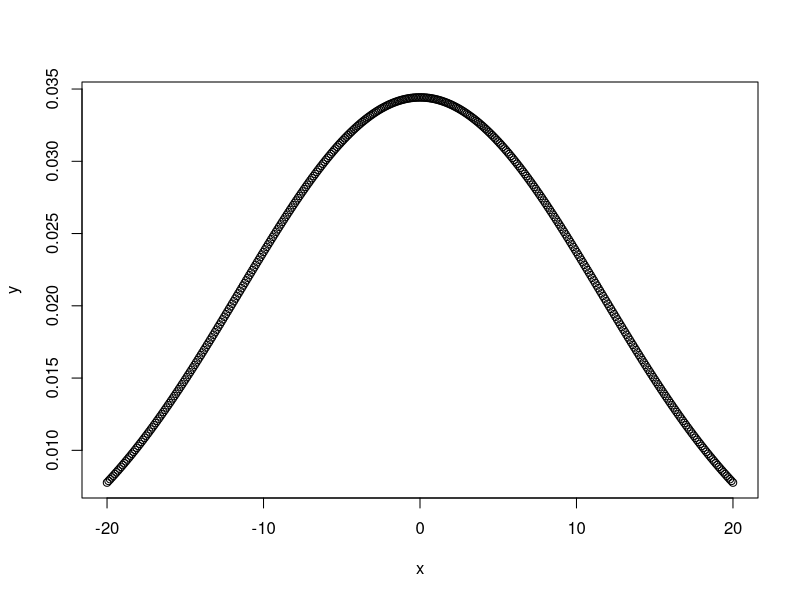
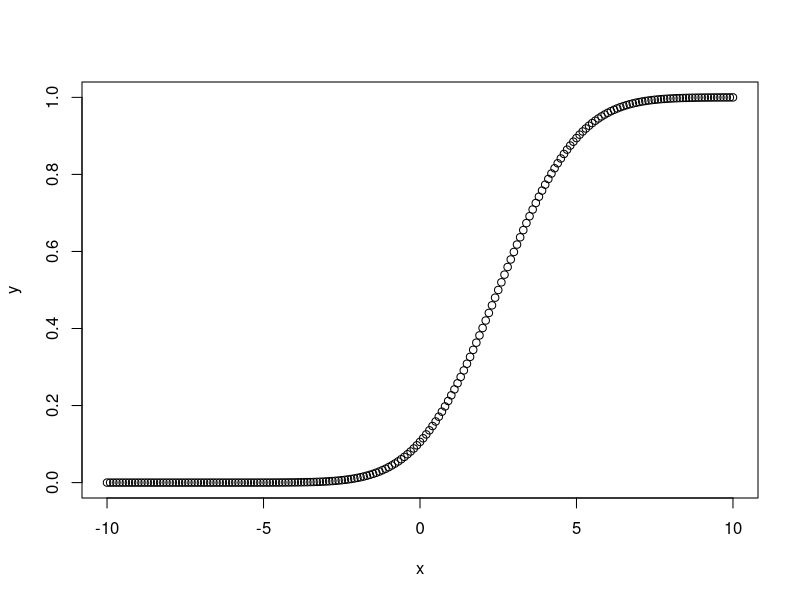
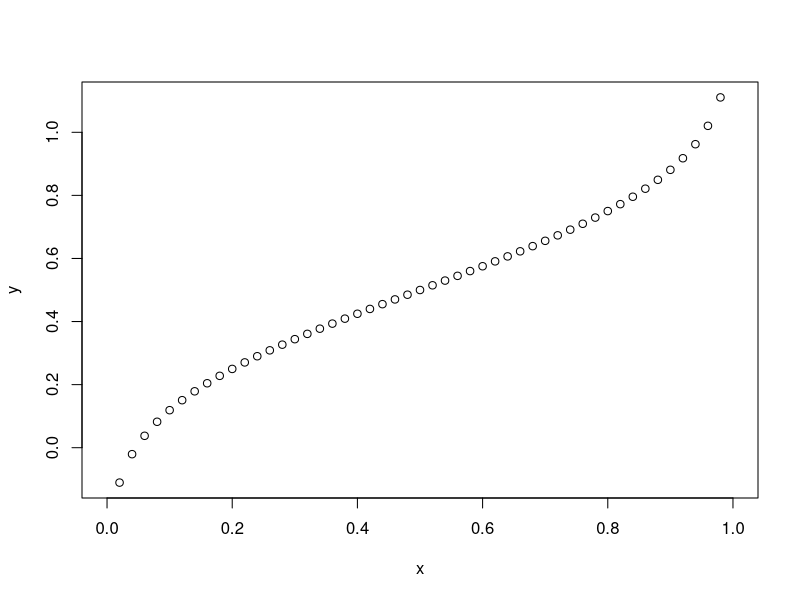
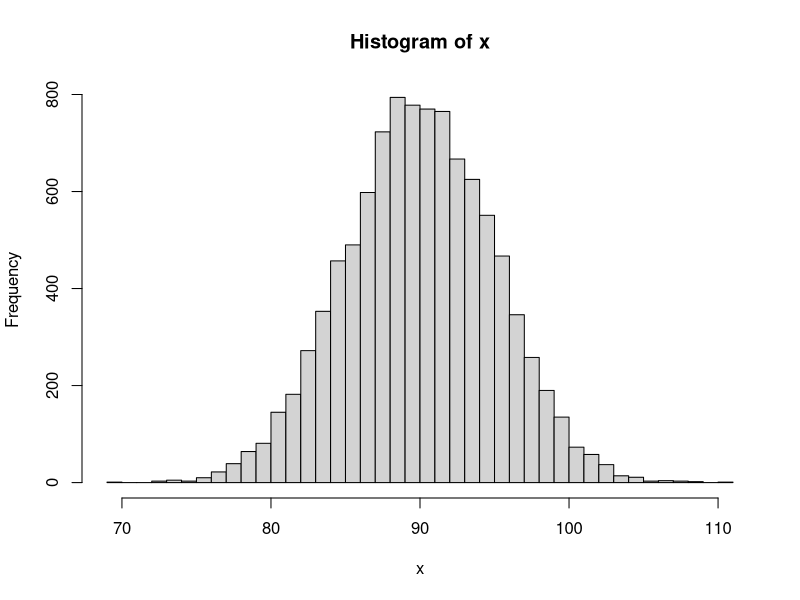

Source code (R) for these figures, in order:
# creating a sequence of values between -20to 20 with a difference of 0.1
x = seq(-20,20,by=0.1)

y = dnorm(x, mean(x), sd(x))

# output to be present as PNG file
png(file="dnormExample.png")

# Plot the graph.
plot(x, y)

# saving the file
dev.off()

# creating a sequence of values
# between -10 to 10 with a difference of 0.1
x <- seq(-10, 10, by=0.1)

y <- pnorm(x, mean = 2.5, sd = 2)

# output to be present as PNG file
png(file="pnormExample.png")

# Plot the graph.
plot(x, y)

# saving the file
dev.off()

# Create a sequence of probability values
# incrementing by 0.02.
x <- seq(0, 1, by = 0.02)

y <- qnorm(x, mean(x), sd(x))

# output to be present as PNG file
png(file = "qnormExample.png")

# Plot the graph.
plot(x, y)

# Save the file.
dev.off()

# Create a vector of 1000 random numbers
# with mean=90 and sd=5
x <- rnorm(10000, mean=90, sd=5)

# output to be present as PNG file
png(file = "rnormExample.png")

# Create the histogram with 50 bars
hist(x, breaks=50)

# Save the file.
dev.off()
